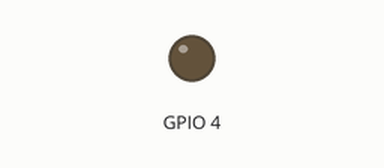
Bench run of a sketch on a simulated ESP32. Shown: output pins drawn as LEDs (lit = HIGH). Uploads are accepted with an empty reply; the camera gives no picture; what the sketch prints to the serial monitor is not drawn.

Above: at 2.2 s.
Timing chart, 0 to 3.7 s (numbered marks = the images above):
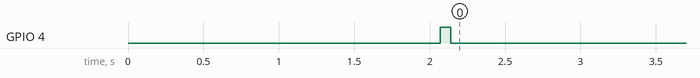

The sketch:

city-sim-cam.ino
```cpp
#include "esp32cam.h"

void setup() {
  begin();
}

void loop() {
  update();
}
```
